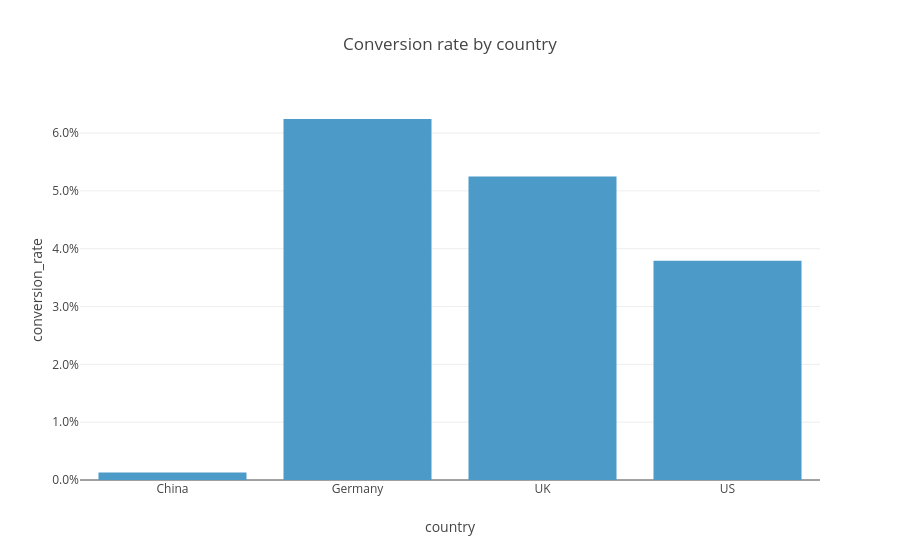
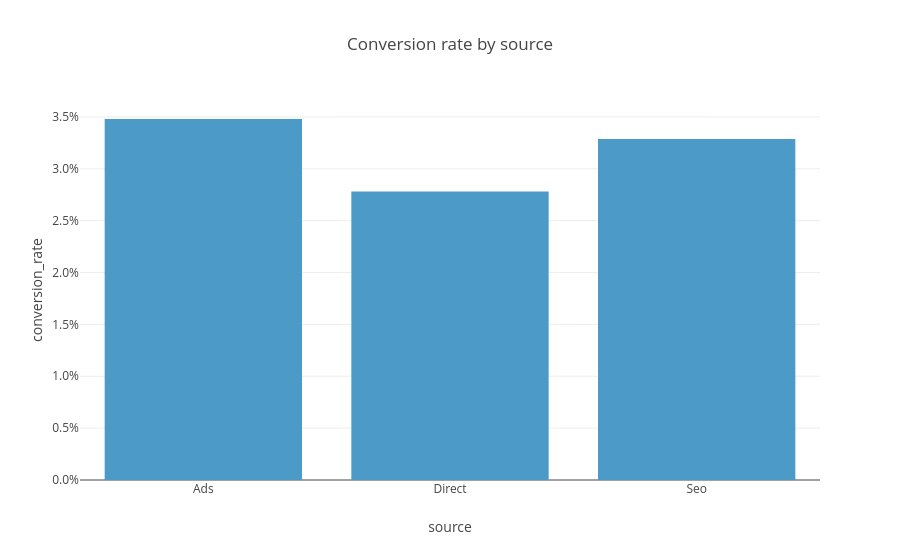
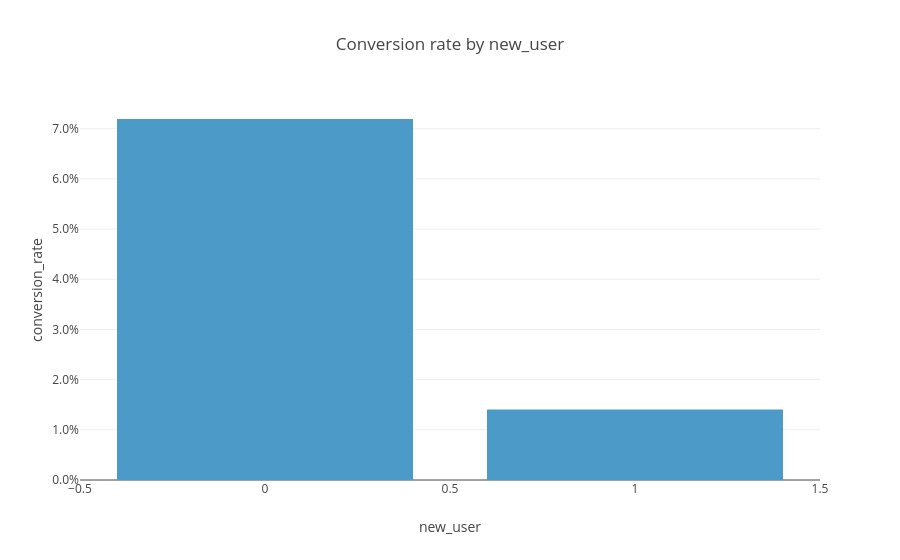

Notebook source saved alongside these figures, in order:
### Code cell
def rate_by(col):
    t = data.groupby(col)['converted'].agg(['mean', 'size']).reset_index().rename(columns={'mean': 'conversion_rate', 'size': 'users'})
    return t

for col in ['country', 'source', 'new_user']:
    t = rate_by(col)
    fig = px.bar(t, x=t[col].astype(str), y='conversion_rate', hover_data=['users'], title=f'Conversion rate by {col}', labels={'x': col})
    fig.update_yaxes(tickformat='.1%'); fig.show()

### Figure 1 — Plotly figure (JSON) as saved in the notebook; plotly's stock layout.template omitted (floating-point values rounded to 4 significant figures)
{"data": [{"customdata": [[69122], [11693], [43641], [160124]], "hovertemplate": "country=%{x}<br>conversion_rate=%{y}<br>users=%{customdata[0]}<extra></extra>", "legendgroup": "", "marker": {"color": "#4B9AC7", "pattern": {"shape": ""}}, "name": "", "orientation": "v", "showlegend": false, "textposition": "auto", "type": "bar", "x": ["China", "Germany", "UK", "US"], "xaxis": "x", "y": [0.001288, 0.06243, 0.0525, 0.03791], "yaxis": "y"}], "layout": {"barmode": "relative", "legend": {"tracegroupgap": 0}, "title": {"text": "Conversion rate by country"}, "xaxis": {"anchor": "y", "domain": [0.0, 1.0], "title": {"text": "country"}}, "yaxis": {"anchor": "x", "domain": [0.0, 1.0], "tickformat": ".1%", "title": {"text": "conversion_rate"}}}}

### Figure 2 — Plotly figure (JSON) as saved in the notebook; plotly's stock layout.template omitted (floating-point values rounded to 4 significant figures)
{"data": [{"customdata": [[80027], [65076], [139477]], "hovertemplate": "source=%{x}<br>conversion_rate=%{y}<br>users=%{customdata[0]}<extra></extra>", "legendgroup": "", "marker": {"color": "#4B9AC7", "pattern": {"shape": ""}}, "name": "", "orientation": "v", "showlegend": false, "textposition": "auto", "type": "bar", "x": ["Ads", "Direct", "Seo"], "xaxis": "x", "y": [0.0348, 0.02781, 0.03287], "yaxis": "y"}], "layout": {"barmode": "relative", "legend": {"tracegroupgap": 0}, "title": {"text": "Conversion rate by source"}, "xaxis": {"anchor": "y", "domain": [0.0, 1.0], "title": {"text": "source"}}, "yaxis": {"anchor": "x", "domain": [0.0, 1.0], "tickformat": ".1%", "title": {"text": "conversion_rate"}}}}

### Figure 3 — Plotly figure (JSON) as saved in the notebook; plotly's stock layout.template omitted (floating-point values rounded to 4 significant figures)
{"data": [{"customdata": [[89514], [195066]], "hovertemplate": "new_user=%{x}<br>conversion_rate=%{y}<br>users=%{customdata[0]}<extra></extra>", "legendgroup": "", "marker": {"color": "#4B9AC7", "pattern": {"shape": ""}}, "name": "", "orientation": "v", "showlegend": false, "textposition": "auto", "type": "bar", "x": ["0", "1"], "xaxis": "x", "y": [0.07193, 0.01405], "yaxis": "y"}], "layout": {"barmode": "relative", "legend": {"tracegroupgap": 0}, "title": {"text": "Conversion rate by new_user"}, "xaxis": {"anchor": "y", "domain": [0.0, 1.0], "title": {"text": "new_user"}}, "yaxis": {"anchor": "x", "domain": [0.0, 1.0], "tickformat": ".1%", "title": {"text": "conversion_rate"}}}}
